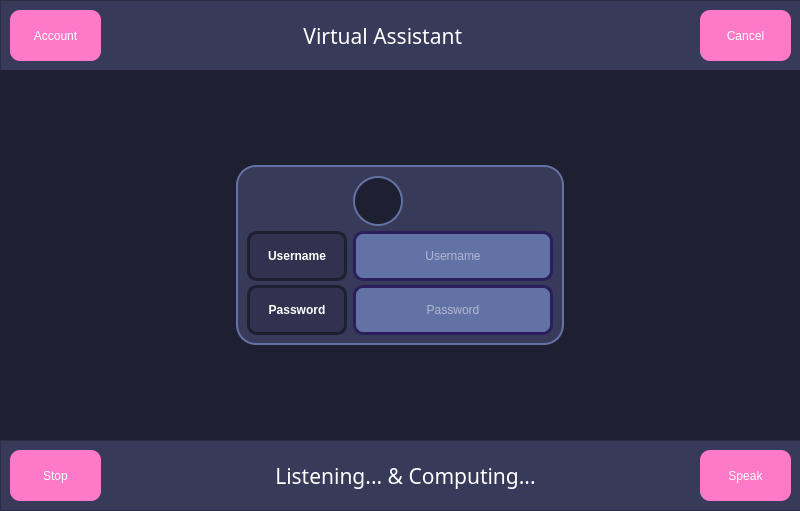
<?xml version="1.0" encoding="UTF-8"?>
<ui version="4.0">
 <class>MainWindow</class>
 <widget class="QMainWindow" name="MainWindow">
  <property name="geometry">
   <rect>
    <x>0</x>
    <y>0</y>
    <width>800</width>
    <height>511</height>
   </rect>
  </property>
  <property name="minimumSize">
   <size>
    <width>800</width>
    <height>511</height>
   </size>
  </property>
  <property name="maximumSize">
   <size>
    <width>800</width>
    <height>511</height>
   </size>
  </property>
  <property name="windowTitle">
   <string>MainWindow</string>
  </property>
  <widget class="QWidget" name="centralwidget">
   <widget class="QFrame" name="main_body">
    <property name="geometry">
     <rect>
      <x>0</x>
      <y>0</y>
      <width>801</width>
      <height>461</height>
     </rect>
    </property>
    <property name="autoFillBackground">
     <bool>false</bool>
    </property>
    <property name="styleSheet">
     <string notr="true">background-color: rgb(30, 31, 48);</string>
    </property>
    <property name="frameShape">
     <enum>QFrame::StyledPanel</enum>
    </property>
    <property name="frameShadow">
     <enum>QFrame::Raised</enum>
    </property>
    <widget class="QFrame" name="header">
     <property name="geometry">
      <rect>
       <x>0</x>
       <y>0</y>
       <width>801</width>
       <height>71</height>
      </rect>
     </property>
     <property name="styleSheet">
      <string notr="true">background-color: rgb(56, 58, 89);</string>
     </property>
     <property name="frameShape">
      <enum>QFrame::StyledPanel</enum>
     </property>
     <property name="frameShadow">
      <enum>QFrame::Raised</enum>
     </property>
     <widget class="QPushButton" name="pushButton_4">
      <property name="geometry">
       <rect>
        <x>700</x>
        <y>10</y>
        <width>91</width>
        <height>51</height>
       </rect>
      </property>
      <property name="styleSheet">
       <string notr="true">QPushButton{	
	color: rgb(255, 255, 255);
	background-color: rgb(254, 121, 199);
	border: none;
	border-radius: 10px;
}
 QPushButton:hover {
	border: 2px solid rgb(254, 121, 199);
	background-color: rgb(255, 162, 255);
}
 QPushButton:pressed {
	background-color: rgb(229, 109, 181);
 }</string>
      </property>
      <property name="text">
       <string>Cancel</string>
      </property>
      <property name="shortcut">
       <string>Ctrl+D</string>
      </property>
     </widget>
     <widget class="QLabel" name="label_6">
      <property name="geometry">
       <rect>
        <x>150</x>
        <y>10</y>
        <width>471</width>
        <height>51</height>
       </rect>
      </property>
      <property name="font">
       <font>
        <family>Proxima Nova Lt</family>
        <pointsize>16</pointsize>
        <weight>7</weight>
        <italic>false</italic>
        <bold>false</bold>
       </font>
      </property>
      <property name="styleSheet">
       <string notr="true">font: 63 16pt &quot;Proxima Nova Lt&quot;;
color: qlineargradient(spread:pad, x1:0, y1:0, x2:1, y2:0, stop:0 rgba(0, 0, 0, 255), stop:1 rgba(255, 255, 255, 255));
background-color: rgb(56, 58, 89);</string>
      </property>
      <property name="text">
       <string>Virtual Assistant </string>
      </property>
      <property name="alignment">
       <set>Qt::AlignCenter</set>
      </property>
     </widget>
     <widget class="QPushButton" name="pushButton_6">
      <property name="geometry">
       <rect>
        <x>10</x>
        <y>10</y>
        <width>91</width>
        <height>51</height>
       </rect>
      </property>
      <property name="styleSheet">
       <string notr="true">QPushButton{	
	color: rgb(255, 255, 255);
	background-color: rgb(254, 121, 199);
	border: none;
	border-radius: 10px;
}
 QPushButton:hover {
	border: 2px solid rgb(254, 121, 199);
	background-color: rgb(255, 162, 255);
}
 QPushButton:pressed {
	background-color: rgb(229, 109, 181);
 }</string>
      </property>
      <property name="text">
       <string>Account</string>
      </property>
     </widget>
    </widget>
    <widget class="QStackedWidget" name="stackedWidget">
     <property name="geometry">
      <rect>
       <x>0</x>
       <y>70</y>
       <width>801</width>
       <height>371</height>
      </rect>
     </property>
     <property name="styleSheet">
      <string notr="true">background-color: rgb(30, 31, 48)</string>
     </property>
     <property name="currentIndex">
      <number>1</number>
     </property>
     <widget class="QWidget" name="home_page">
      <property name="styleSheet">
       <string notr="true"/>
      </property>
      <widget class="QLabel" name="label_title">
       <property name="geometry">
        <rect>
         <x>0</x>
         <y>10</y>
         <width>791</width>
         <height>351</height>
        </rect>
       </property>
       <property name="font">
        <font>
         <family>Segoe UI</family>
         <pointsize>40</pointsize>
        </font>
       </property>
       <property name="styleSheet">
        <string notr="true">color: rgb(254, 121, 199);</string>
       </property>
       <property name="text">
        <string>&lt;html&gt;&lt;head/&gt;&lt;body&gt;&lt;p&gt;Virtual Assistant&lt;/p&gt;&lt;/body&gt;&lt;/html&gt;</string>
       </property>
       <property name="alignment">
        <set>Qt::AlignCenter</set>
       </property>
      </widget>
     </widget>
     <widget class="QWidget" name="accounts_page">
      <property name="styleSheet">
       <string notr="true"/>
      </property>
      <layout class="QVBoxLayout" name="verticalLayout_6">
       <item alignment="Qt::AlignHCenter">
        <widget class="QFrame" name="login_form_frame">
         <property name="enabled">
          <bool>false</bool>
         </property>
         <property name="sizePolicy">
          <sizepolicy hsizetype="Expanding" vsizetype="Expanding">
           <horstretch>0</horstretch>
           <verstretch>0</verstretch>
          </sizepolicy>
         </property>
         <property name="minimumSize">
          <size>
           <width>0</width>
           <height>0</height>
          </size>
         </property>
         <property name="maximumSize">
          <size>
           <width>340</width>
           <height>200</height>
          </size>
         </property>
         <property name="styleSheet">
          <string notr="true">border-radius: 20px;
</string>
         </property>
         <property name="frameShape">
          <enum>QFrame::StyledPanel</enum>
         </property>
         <property name="frameShadow">
          <enum>QFrame::Raised</enum>
         </property>
         <layout class="QVBoxLayout" name="verticalLayout_8">
          <property name="spacing">
           <number>0</number>
          </property>
          <property name="leftMargin">
           <number>0</number>
          </property>
          <property name="topMargin">
           <number>10</number>
          </property>
          <property name="rightMargin">
           <number>0</number>
          </property>
          <property name="bottomMargin">
           <number>10</number>
          </property>
          <item>
           <widget class="QFrame" name="input_fileds_frame">
            <property name="sizePolicy">
             <sizepolicy hsizetype="Fixed" vsizetype="Fixed">
              <horstretch>0</horstretch>
              <verstretch>0</verstretch>
             </sizepolicy>
            </property>
            <property name="styleSheet">
             <string notr="true">QWidget{	
	background-color: rgb(56, 58, 89);
	color: rgb(255, 255, 255);
	border: 2px solid rgb(98, 114, 164);
	border-radius: 20px;
}
QLineEdit {
	border: 2px solid rgb(30, 31, 48);
	border-radius: 10px;
	padding: 15px;
	background-color: rgb(98, 114, 164);
	color: rgb(255, 255, 255);
}
QLineEdit:hover {
	border: 2px solid rgb(30, 31, 48);
}
QLineEdit:focus {
	border: 2px solid rgb(206, 206, 206);
	color: rgb(200, 200, 200);
}
QPushButton{	
	color: rgb(255, 255, 255);
	background-color: rgb(254, 121, 199);
	border: none;
	border-radius: 10px;
}
 QPushButton:hover {
	border: 2px solid rgb(254, 121, 199);
	background-color: rgb(255, 162, 255);
}
 QPushButton:pressed {
	background-color: rgb(229, 109, 181);
 }
QLabel{
	border:3px solid  rgb(30, 31, 48);
	border-radius: 10px;
	background-color: rgb(50, 50, 80);
}
QCheckBox{
	color: rgb(255, 255, 255);
	padding: 10px;
}
QCheckBox::indicator {
    border: 3px solid rgb(0, 93, 159);
	width: 20px;
	height: 20px;
	border-radius: 10px;
    background:rgb(0, 0, 0);
}
QCheckBox::indicator:hover {
    border: 3px solid rgb(255, 255, 255);
}
</string>
            </property>
            <property name="frameShape">
             <enum>QFrame::StyledPanel</enum>
            </property>
            <property name="frameShadow">
             <enum>QFrame::Raised</enum>
            </property>
            <layout class="QFormLayout" name="formLayout_2">
             <item row="1" column="0">
              <widget class="QLabel" name="label_2">
               <property name="minimumSize">
                <size>
                 <width>100</width>
                 <height>50</height>
                </size>
               </property>
               <property name="font">
                <font>
                 <weight>75</weight>
                 <bold>true</bold>
                </font>
               </property>
               <property name="styleSheet">
                <string notr="true"/>
               </property>
               <property name="text">
                <string>Username</string>
               </property>
               <property name="alignment">
                <set>Qt::AlignCenter</set>
               </property>
              </widget>
             </item>
             <item row="1" column="1">
              <widget class="QLineEdit" name="lineEdit">
               <property name="minimumSize">
                <size>
                 <width>200</width>
                 <height>50</height>
                </size>
               </property>
               <property name="maximumSize">
                <size>
                 <width>200</width>
                 <height>16777215</height>
                </size>
               </property>
               <property name="styleSheet">
                <string notr="true">border:3px solid  rgb(43, 31, 91);
border-radius: 10px;</string>
               </property>
               <property name="alignment">
                <set>Qt::AlignCenter</set>
               </property>
               <property name="placeholderText">
                <string>Username</string>
               </property>
              </widget>
             </item>
             <item row="2" column="0">
              <widget class="QLabel" name="label_5">
               <property name="minimumSize">
                <size>
                 <width>100</width>
                 <height>50</height>
                </size>
               </property>
               <property name="font">
                <font>
                 <weight>75</weight>
                 <bold>true</bold>
                </font>
               </property>
               <property name="styleSheet">
                <string notr="true"/>
               </property>
               <property name="text">
                <string>Password</string>
               </property>
               <property name="alignment">
                <set>Qt::AlignCenter</set>
               </property>
              </widget>
             </item>
             <item row="2" column="1">
              <widget class="QLineEdit" name="lineEdit_2">
               <property name="minimumSize">
                <size>
                 <width>200</width>
                 <height>50</height>
                </size>
               </property>
               <property name="maximumSize">
                <size>
                 <width>200</width>
                 <height>16777215</height>
                </size>
               </property>
               <property name="styleSheet">
                <string notr="true">border:3px solid  rgb(43, 31, 91);
border-radius: 10px;</string>
               </property>
               <property name="echoMode">
                <enum>QLineEdit::Password</enum>
               </property>
               <property name="alignment">
                <set>Qt::AlignCenter</set>
               </property>
               <property name="placeholderText">
                <string>Password</string>
               </property>
              </widget>
             </item>
             <item row="0" column="1">
              <widget class="QFrame" name="profile_icon_frame">
               <property name="minimumSize">
                <size>
                 <width>50</width>
                 <height>50</height>
                </size>
               </property>
               <property name="maximumSize">
                <size>
                 <width>50</width>
                 <height>50</height>
                </size>
               </property>
               <property name="styleSheet">
                <string notr="true">image: url(:/icons/icons/cil-user-follow.png);
image: url(:/vu/icons/cil-user.png);
border-radius: 25px;
background-color: rgb(30, 31, 48);
border: 2px solid rgb(98, 114, 164);</string>
               </property>
               <property name="frameShape">
                <enum>QFrame::StyledPanel</enum>
               </property>
               <property name="frameShadow">
                <enum>QFrame::Raised</enum>
               </property>
              </widget>
             </item>
            </layout>
           </widget>
          </item>
         </layout>
        </widget>
       </item>
      </layout>
     </widget>
     <widget class="QWidget" name="speak_page">
      <property name="styleSheet">
       <string notr="true"/>
      </property>
      <layout class="QVBoxLayout" name="verticalLayout_5">
       <item>
        <widget class="QLabel" name="gif">
         <property name="styleSheet">
          <string notr="true">background-color: rgb(0, 0, 0);
border-color: rgb(0, 0, 0);</string>
         </property>
         <property name="text">
          <string/>
         </property>
         <property name="pixmap">
          <pixmap resource="vu.qrc">:/vu/gifloader.gif</pixmap>
         </property>
         <property name="scaledContents">
          <bool>true</bool>
         </property>
        </widget>
       </item>
      </layout>
     </widget>
    </widget>
   </widget>
   <widget class="QFrame" name="footer">
    <property name="geometry">
     <rect>
      <x>0</x>
      <y>440</y>
      <width>801</width>
      <height>71</height>
     </rect>
    </property>
    <property name="styleSheet">
     <string notr="true">background-color: rgb(56, 58, 89);</string>
    </property>
    <property name="frameShape">
     <enum>QFrame::StyledPanel</enum>
    </property>
    <property name="frameShadow">
     <enum>QFrame::Raised</enum>
    </property>
    <widget class="QPushButton" name="pushButton_3">
     <property name="geometry">
      <rect>
       <x>700</x>
       <y>10</y>
       <width>91</width>
       <height>51</height>
      </rect>
     </property>
     <property name="styleSheet">
      <string notr="true">QPushButton{	
	color: rgb(255, 255, 255);
	background-color: rgb(254, 121, 199);
	border: none;
	border-radius: 10px;
}
 QPushButton:hover {
	border: 2px solid rgb(254, 121, 199);
	background-color: rgb(255, 162, 255);
}
 QPushButton:pressed {
	background-color: rgb(229, 109, 181);
 }</string>
     </property>
     <property name="text">
      <string>Speak</string>
     </property>
     <property name="shortcut">
      <string>Ctrl+S</string>
     </property>
    </widget>
    <widget class="QPushButton" name="pushButton_5">
     <property name="geometry">
      <rect>
       <x>10</x>
       <y>10</y>
       <width>91</width>
       <height>51</height>
      </rect>
     </property>
     <property name="styleSheet">
      <string notr="true">QPushButton{	
	color: rgb(255, 255, 255);
	background-color: rgb(254, 121, 199);
	border: none;
	border-radius: 10px;
}
 QPushButton:hover {
	border: 2px solid rgb(254, 121, 199);
	background-color: rgb(255, 162, 255);
}
 QPushButton:pressed {
	background-color: rgb(229, 109, 181);
 }</string>
     </property>
     <property name="text">
      <string>Stop</string>
     </property>
     <property name="shortcut">
      <string>Ctrl+V</string>
     </property>
    </widget>
    <widget class="QLabel" name="footer_label">
     <property name="geometry">
      <rect>
       <x>170</x>
       <y>10</y>
       <width>471</width>
       <height>51</height>
      </rect>
     </property>
     <property name="font">
      <font>
       <family>Proxima Nova Lt</family>
       <pointsize>16</pointsize>
       <weight>7</weight>
       <italic>false</italic>
       <bold>false</bold>
      </font>
     </property>
     <property name="styleSheet">
      <string notr="true">font: 63 16pt &quot;Proxima Nova Lt&quot;;
color: qlineargradient(spread:pad, x1:0, y1:0, x2:1, y2:0, stop:0 rgba(0, 0, 0, 255), stop:1 rgba(255, 255, 255, 255));
background-color: rgb(56, 58, 89);</string>
     </property>
     <property name="text">
      <string>Listening... &amp; Computing...</string>
     </property>
     <property name="alignment">
      <set>Qt::AlignCenter</set>
     </property>
    </widget>
   </widget>
  </widget>
 </widget>
 <resources>
  <include location="vu.qrc"/>
  <include location="vu.qrc"/>
 </resources>
 <connections/>
</ui>
